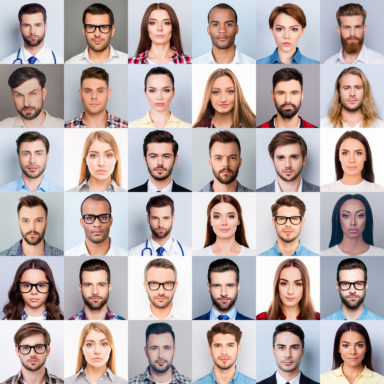
#> input picture many-faces.jpg, 384 x 384 px
$ python Face_detection.py
#> lines starting #> are read from the running program, lines starting #| are printed output that depends on the picture; after the words box and inside, x2 and y2 are one past the last pixel; in counts of white or black regions, pixels touching at a corner belong together
import cv2

face_cascade=cv2.CascadeClassifier("haarcascade_frontalface_default.xml")
image = cv2.imread("many-faces.jpg",1)
#> image is the input picture: shape (384, 384, 3); mean B, G, R 168.5, 169.8, 183.9
gray_image= cv2.cvtColor(image,cv2.COLOR_BGR2GRAY)
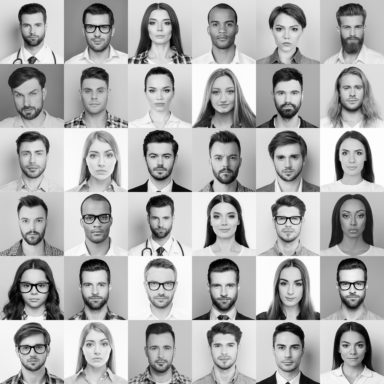
#> gray_image: shape (384, 384); min 0, max 255, mean 173.8

faces = face_cascade.detectMultiScale(gray_image,scaleFactor=1.1,minNeighbors=5)
#> faces = 36 rows, first 6: [205, 11, 34, 34], [18, 14, 29, 29], [338, 16, 30, 30], [337, 76, 30, 30], [75, 76, 39, 39], [207, 203, 34, 34]
print(faces)
#> (printed output is left out)

for x,y,w,h in faces:
    image = cv2.rectangle(image,(x,y),(x+w,y+h),(0,255,0),3)
#> this loop made 36 passes
#> (x, y, w, h) on passes 1 to 12: (205, 11, 34, 34), (18, 14, 29, 29), (338, 16, 30, 30), (337, 76, 30, 30), (75, 76, 39, 39), (207, 203, 34, 34), (337, 203, 32, 32), (145, 206, 31, 31), (204, 330, 42, 42), (268, 332, 41, 41), (144, 11, 33, 33), (81, 16, 33, 33)
#> pass 1, `image = cv2.rectangle(image,(x,y),(x+w,y+h),(0,255,0),3)`:
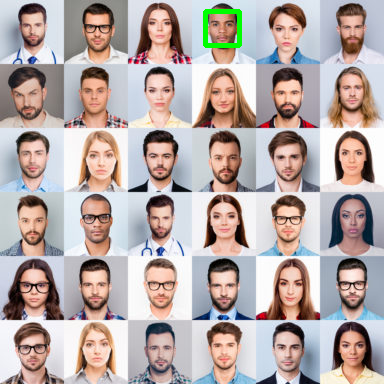
#> image: shape (384, 384, 3); 0.45% of pixels changed, all inside (x1, y1, x2, y2) = (203, 9, 242, 48)
#> pass 2, `image = cv2.rectangle(image,(x,y),(x+w,y+h),(0,255,0),3)`:
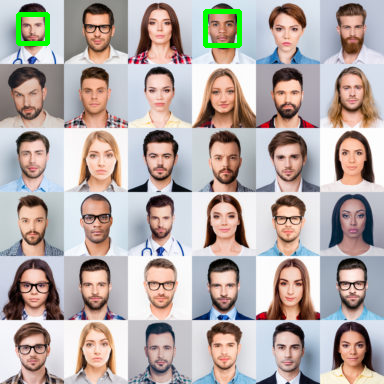
#> image: shape (384, 384, 3); 0.39% of pixels changed, all inside (x1, y1, x2, y2) = (16, 12, 50, 46)
#> pass 3, `image = cv2.rectangle(image,(x,y),(x+w,y+h),(0,255,0),3)`:
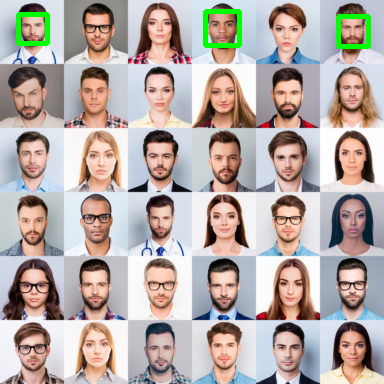
#> image: shape (384, 384, 3); 0.4% of pixels changed, all inside (x1, y1, x2, y2) = (336, 14, 371, 49)
#> after the loop:
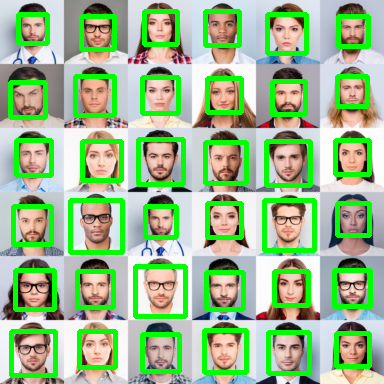
#> image: shape (384, 384, 3); 16.71% of pixels changed, all inside (x1, y1, x2, y2) = (8, 9, 373, 378)

cv2.imshow("images",image)
cv2.imwrite("face-detected.jpg",image)
cv2.waitKey(2000)
cv2.destroyAllWindows()
